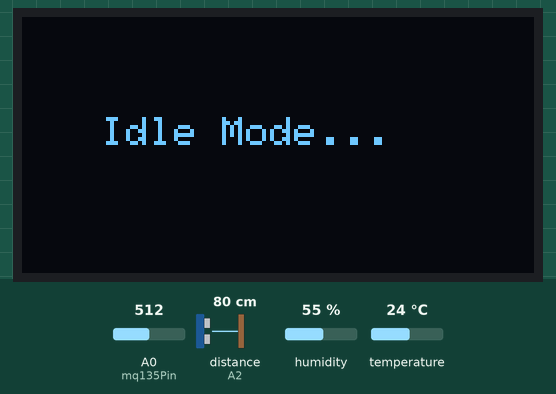
Simulated run of this sketch. Board: Arduino Uno, built with avr-gcc and run on an emulated ATmega328P. On the bench: 128×64 one-colour display. Wiring (inferred from the names in the program): ultrasonic range finder: trigger A1; echo A2. The test bench sets the inputs (shaded band); at power-on: distance to the obstacle (sensor on A2) 80 cm, humidity 55 %, A0 (mq135Pin) = 512, temperature 24 °C. The echo pulse lasts 58.3 µs per cm; what the sketch prints to the serial monitor is not drawn.

Above: at 3.2 s.
3.3 s: distance to the obstacle (sensor on A2) set to 2 cm
At 5.3 s:
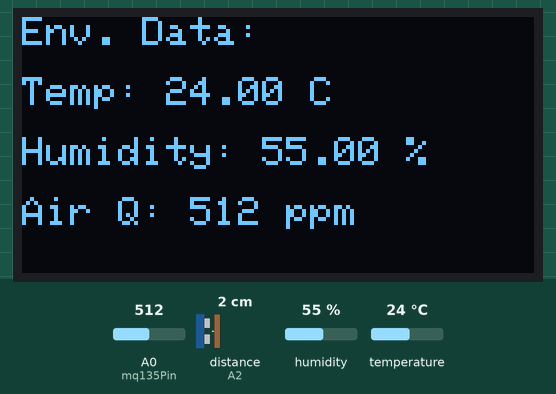
5.6 s: humidity set to 22 %
At 6.6 s:
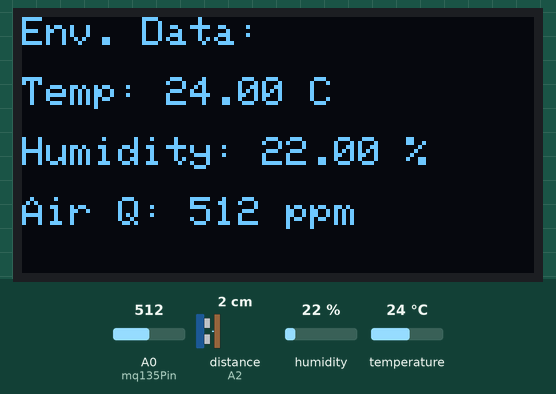
7.7 s: A0 (mq135Pin) set to 40
At 9.1 s:
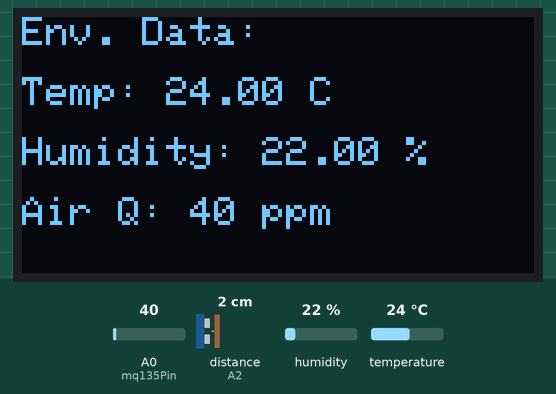
9.8 s: temperature set to 12 °C
At 11.6 s:
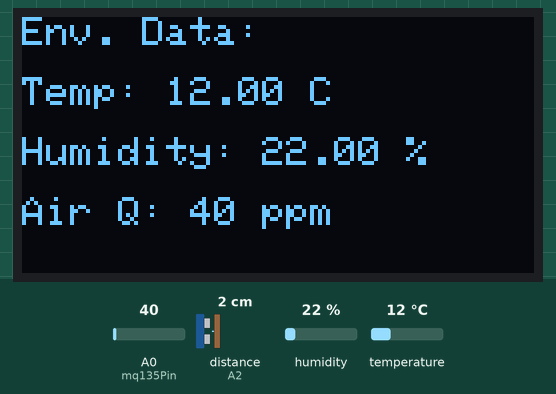
11.9 s: A0 (mq135Pin) set to 30
At 12.8 s:
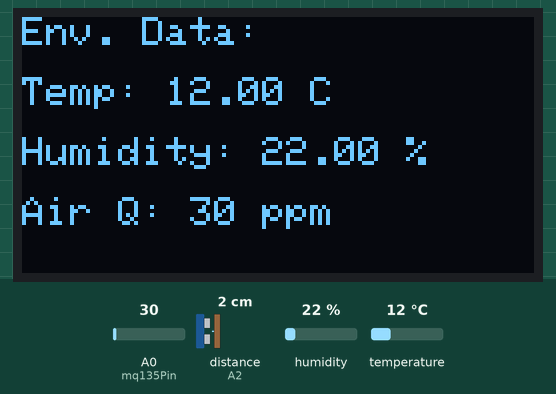
14.0 s: humidity set to 40 %
At 15.3 s:
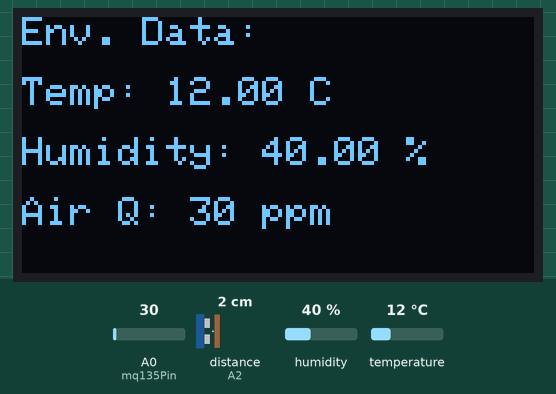
Timing chart, 0 to 17.0 s (numbered marks = the images above; inputs shaded):
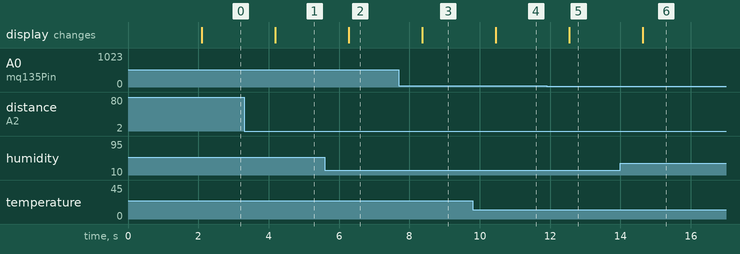

Measured:
- after the input at 3.3 s, the display: changes after 0.88 s (image 1)
- after the input at 5.6 s, the display: changes after 0.67 s (image 2)
- after the input at 7.7 s, the display: changes after 0.66 s (image 3)
- after the input at 9.8 s, the display: changes after 0.66 s (image 4)
- after the input at 11.9 s, the display: changes after 0.65 s (image 5)
- after the input at 14.0 s, the display: changes after 0.64 s (image 6)

The sketch:

45_EnvironmentalDisplayProximityTrigger.ino
```cpp
/*
 * Project: Environmental Display with Proximity Trigger
 * Components: Arduino Uno, HC-SR04, DHT11, MQ135, OLED Display
 * Function: Displays temperature, humidity, and air quality only when someone is near
 * Author: [Your Name]
 */

#include <Adafruit_GFX.h>
#include <Adafruit_SSD1306.h>
#include <Wire.h>
#include <DHT.h>

// OLED setup
#define SCREEN_WIDTH 128
#define SCREEN_HEIGHT 64
Adafruit_SSD1306 display(SCREEN_WIDTH, SCREEN_HEIGHT, &Wire, -1);

// Ultrasonic Sensor
const int trigPin = A1;
const int echoPin = A2;

// DHT11 Sensor
#define DHTPIN 8
#define DHTTYPE DHT11
DHT dht(DHTPIN, DHTTYPE);

// MQ135 Pollution Sensor
const int mq135Pin = A0;

// Variables
long duration;
int distance;
float temperature, humidity;
int airQuality;

void setup() {
  Serial.begin(9600);

  // Sensor setup
  dht.begin();
  pinMode(trigPin, OUTPUT);
  pinMode(echoPin, INPUT);

  // OLED setup
  if (!display.begin(SSD1306_SWITCHCAPVCC, 0x3C)) {
    Serial.println(F("SSD1306 allocation failed"));
    for (;;);
  }
  display.clearDisplay();
  display.setTextColor(SSD1306_WHITE);
  display.setTextSize(1);
  display.setCursor(20, 25);
  display.println("System Ready...");
  display.display();
  delay(2000);
}

void loop() {
  // --- Ultrasonic distance measurement ---
  digitalWrite(trigPin, LOW);
  delayMicroseconds(2);
  digitalWrite(trigPin, HIGH);
  delayMicroseconds(10);
  digitalWrite(trigPin, LOW);
  duration = pulseIn(echoPin, HIGH);
  distance = duration * 0.034 / 2;  // cm

  Serial.print("Distance: ");
  Serial.print(distance);
  Serial.println(" cm");

  // --- Check if person is nearby (within 50 cm) ---
  if (distance > 0 && distance <= 50) {
    // Read environmental sensors
    humidity = dht.readHumidity();
    temperature = dht.readTemperature();
    airQuality = analogRead(mq135Pin);

    // Display data on OLED
    display.clearDisplay();
    display.setTextSize(1);
    display.setCursor(0, 0);
    display.println("Env. Data:");

    display.setCursor(0, 15);
    display.print("Temp: ");
    display.print(temperature);
    display.println(" C");

    display.setCursor(0, 30);
    display.print("Humidity: ");
    display.print(humidity);
    display.println(" %");

    display.setCursor(0, 45);
    display.print("Air Q: ");
    display.print(airQuality);
    display.println(" ppm");

    display.display();
  } else {
    // Turn off / idle display
    display.clearDisplay();
    display.setCursor(20, 25);
    display.println("Idle Mode...");
    display.display();
  }

  delay(1000); // update every second
}
```
